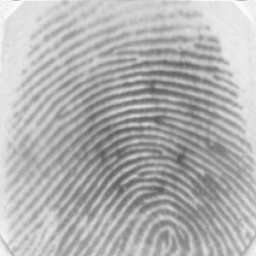
%> input picture Ex3/finger1.bmp, 256 x 256 px
$ octave --eval "resolve_blur_image;"   (GNU Octave 9; MATLAB toolbox functions it lacks are replaced by stand-ins)
%> lines starting %> are read from the running program, lines starting %| are printed output that depends on the picture
### Ex3/compare_images.m
function compare_images(img1, img2)
close all;
clc

[M,N] = size(img1);

% Data img1
img1_min  = min(min(img1));
img1_mean = mean(mean(img1));
img1_max = max(max(img1));
img1_contrast = 20 * log10(double((img1_max+1)/(img1_min+1)));
img1_entropy = entropy(img1);

% Data img2
img2_min  = min(min(img2));
img2_mean = mean(mean(img2));
img2_max = max(max(img2));
img2_contrast = 20 * log10(double((img2_max+1)/(img2_min+1)));
img2_entropy = entropy(img2);

% Compare Brightness
mean_dif = img1_mean - img2_mean;
fprintf('Brightness difference = %0.3f\n', mean_dif);

% Compare Contrast
contrast_dif = img1_contrast - img2_contrast;
fprintf('Contrast difference = %0.3f\n', contrast_dif);

% Compare Entropy
entropy_dif = img1_entropy - img2_entropy;
fprintf('Entropy difference = %0.3f\n', entropy_dif);

% Mean-Square Error
mse = sum(sum((img1 - img2).^2)) / (M*N);
fprintf('Mean-squared error = %0.3f\n', mse);

% Mean-Absolute Error
mae = sum(sum((img1 - img2))) / (M*N);
fprintf('Mean-absolute error = %0.3f\n', mae);

end

### Ex3/resolve_blur_image.m
function resolve_blur_image()
close all;
clc

orig_img = imread('finger1.bmp');
%> orig_img is the input picture: size 256x256 uint8; min 88, max 250, mean 177.6
prob_img = imread('finger1_1.bmp');
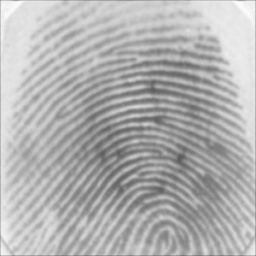
%> input picture Ex3/finger1_1.bmp, 256 x 256 px
%> prob_img is the input picture: size 256x256 uint8; min 91, max 250, mean 176.9
% [4 lines of commented-out code are left out]

laplacian = [ -1 -1 -1;
              -1 9 -1;
              -1 -1 -1];

res_img = filter2(laplacian, prob_img);
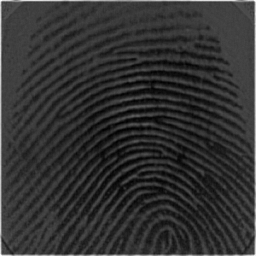
%> res_img: size 256x256 double; min 45, max 763, mean 185; drawn with min black and max white

compare_images(orig_img, uint8(res_img));
%> in compare_images, `img1_min  = min(min(img1));`: img1_min = 88
%> in compare_images, `img1_mean = mean(mean(img1));`: img1_mean = 177.6
%> in compare_images, `img1_max = max(max(img1));`: img1_max = 250
%> in compare_images, `img1_contrast = 20 * log10(double((img1_max+1)/(img1_min+1)));`: img1_contrast = 9.54
%> in compare_images, `img1_entropy = entropy(img1);`: img1_entropy = 7
%> in compare_images, `img2_min  = min(min(img2));`: img2_min = 45
%> in compare_images, `img2_mean = mean(mean(img2));`: img2_mean = 178.7
%> in compare_images, `img2_max = max(max(img2));`: img2_max = 255
%> in compare_images, `img2_contrast = 20 * log10(double((img2_max+1)/(img2_min+1)));`: img2_contrast = 15.56
%> in compare_images, `img2_entropy = entropy(img2);`: img2_entropy = 7.33
%> in compare_images, `mean_dif = img1_mean - img2_mean;`: mean_dif = -1.12
%| Brightness difference = -1.120
%> in compare_images, `contrast_dif = img1_contrast - img2_contrast;`: contrast_dif = -6.02
%| Contrast difference = -6.021
%> in compare_images, `entropy_dif = img1_entropy - img2_entropy;`: entropy_dif = -0.33
%| Entropy difference = -0.330
%> in compare_images, `mse = sum(sum((img1 - img2).^2)) / (M*N);`: mse = 77.91
%| Mean-squared error = 77.912
%> in compare_images, `mae = sum(sum((img1 - img2))) / (M*N);`: mae = 8.13
%| Mean-absolute error = 8.133

figure(1);
subplot(131); imshow(orig_img); colorbar; title(' Imagem original ' );
subplot(132); imshow(prob_img); colorbar; title(' Imagem com problema ' );
subplot(133); imshow(uint8(res_img)); colorbar; title(' Imagem restaurada ' );
%> after `imshow(uint8(res_img))`:
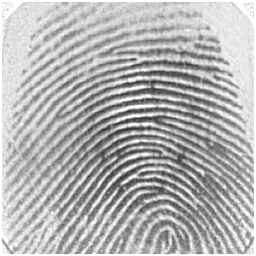
%> displayed picture: size 256x256, on the screen's scale of 0 to 255; min 45, max 255, mean 178.7
impixelinfo;

end
